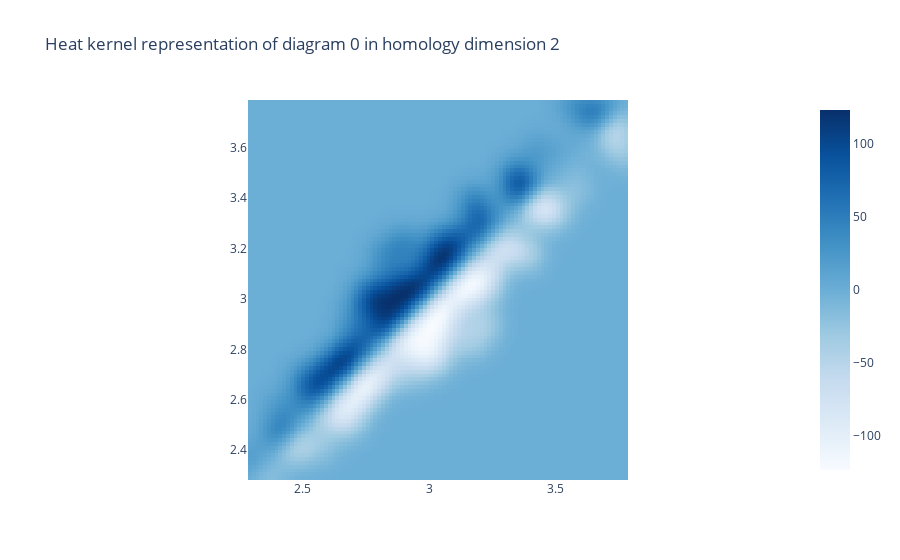

The code cell stored with this chart in its notebook:
### Code cell
HK.plot(left_resting_hk[2], homology_dimension_idx=2)
